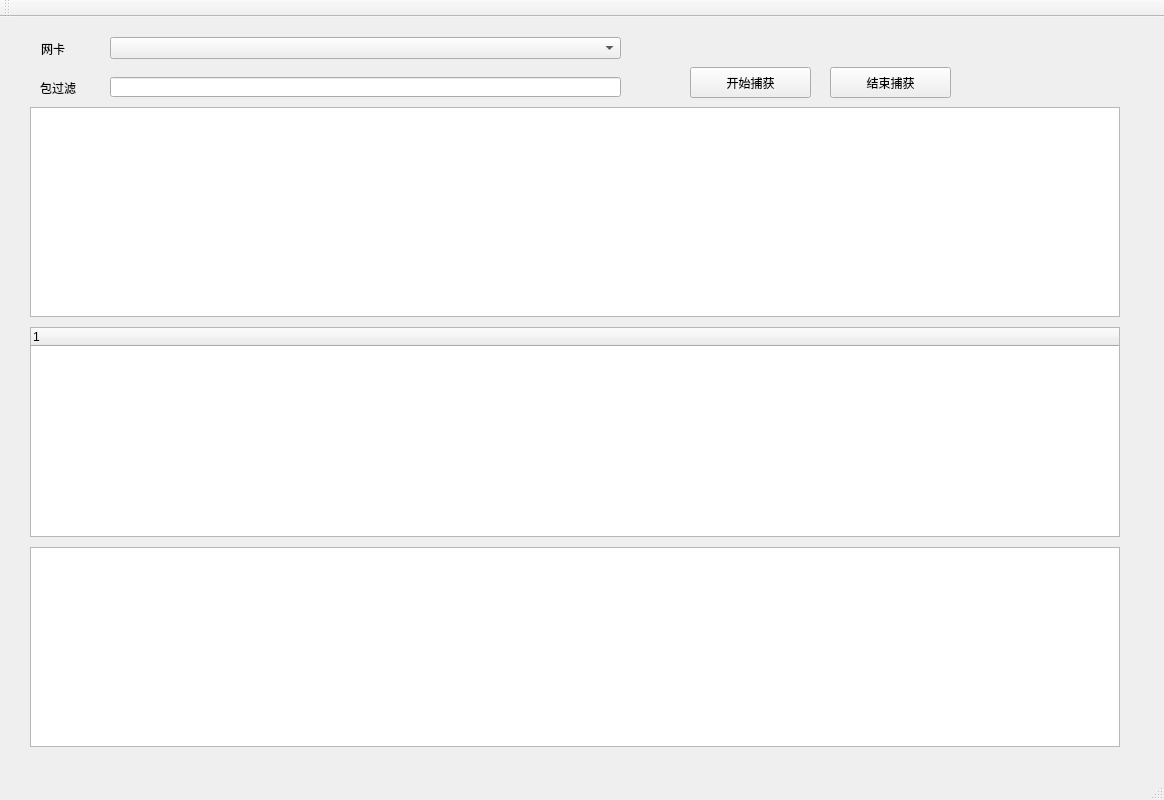
<?xml version="1.0" encoding="UTF-8"?>
<ui version="4.0">
 <class>MainWindow</class>
 <widget class="QMainWindow" name="MainWindow">
  <property name="geometry">
   <rect>
    <x>0</x>
    <y>0</y>
    <width>1164</width>
    <height>800</height>
   </rect>
  </property>
  <property name="windowTitle">
   <string>MainWindow</string>
  </property>
  <widget class="QWidget" name="centralWidget">
   <widget class="QTableWidget" name="showWidget">
    <property name="geometry">
     <rect>
      <x>30</x>
      <y>90</y>
      <width>1090</width>
      <height>210</height>
     </rect>
    </property>
   </widget>
   <widget class="QLabel" name="label">
    <property name="geometry">
     <rect>
      <x>41</x>
      <y>21</y>
      <width>61</width>
      <height>21</height>
     </rect>
    </property>
    <property name="text">
     <string>网卡</string>
    </property>
   </widget>
   <widget class="QComboBox" name="netDevsCombo">
    <property name="geometry">
     <rect>
      <x>110</x>
      <y>20</y>
      <width>511</width>
      <height>22</height>
     </rect>
    </property>
   </widget>
   <widget class="QLabel" name="label_2">
    <property name="geometry">
     <rect>
      <x>40</x>
      <y>60</y>
      <width>51</width>
      <height>21</height>
     </rect>
    </property>
    <property name="text">
     <string>包过滤</string>
    </property>
   </widget>
   <widget class="QPushButton" name="startBtn">
    <property name="geometry">
     <rect>
      <x>690</x>
      <y>50</y>
      <width>121</width>
      <height>31</height>
     </rect>
    </property>
    <property name="text">
     <string>开始捕获</string>
    </property>
   </widget>
   <widget class="QPushButton" name="finishBtn">
    <property name="geometry">
     <rect>
      <x>830</x>
      <y>50</y>
      <width>121</width>
      <height>31</height>
     </rect>
    </property>
    <property name="text">
     <string>结束捕获</string>
    </property>
   </widget>
   <widget class="QLabel" name="label_3">
    <property name="geometry">
     <rect>
      <x>360</x>
      <y>600</y>
      <width>131</width>
      <height>21</height>
     </rect>
    </property>
    <property name="text">
     <string>数据包统计</string>
    </property>
   </widget>
   <widget class="QWidget" name="layoutWidget">
    <property name="geometry">
     <rect>
      <x>240</x>
      <y>660</y>
      <width>171</width>
      <height>27</height>
     </rect>
    </property>
    <layout class="QHBoxLayout" name="horizontalLayout_2">
     <item>
      <widget class="QLabel" name="label_5">
       <property name="text">
        <string>UDP包    </string>
       </property>
      </widget>
     </item>
     <item>
      <widget class="QLineEdit" name="udpEdit">
       <property name="readOnly">
        <bool>true</bool>
       </property>
      </widget>
     </item>
    </layout>
   </widget>
   <widget class="QWidget" name="layoutWidget">
    <property name="geometry">
     <rect>
      <x>140</x>
      <y>700</y>
      <width>171</width>
      <height>27</height>
     </rect>
    </property>
    <layout class="QHBoxLayout" name="horizontalLayout_3">
     <item>
      <widget class="QLabel" name="label_6">
       <property name="text">
        <string>ICMP包   </string>
       </property>
      </widget>
     </item>
     <item>
      <widget class="QLineEdit" name="icmpEdit">
       <property name="readOnly">
        <bool>true</bool>
       </property>
      </widget>
     </item>
    </layout>
   </widget>
   <widget class="QWidget" name="layoutWidget">
    <property name="geometry">
     <rect>
      <x>440</x>
      <y>660</y>
      <width>171</width>
      <height>27</height>
     </rect>
    </property>
    <layout class="QHBoxLayout" name="horizontalLayout_4">
     <item>
      <widget class="QLabel" name="label_8">
       <property name="text">
        <string>HTTP包   </string>
       </property>
      </widget>
     </item>
     <item>
      <widget class="QLineEdit" name="httpEdit">
       <property name="readOnly">
        <bool>true</bool>
       </property>
      </widget>
     </item>
    </layout>
   </widget>
   <widget class="QWidget" name="layoutWidget">
    <property name="geometry">
     <rect>
      <x>630</x>
      <y>660</y>
      <width>171</width>
      <height>27</height>
     </rect>
    </property>
    <layout class="QHBoxLayout" name="horizontalLayout_5">
     <item>
      <widget class="QLabel" name="label_9">
       <property name="text">
        <string>ARP包    </string>
       </property>
      </widget>
     </item>
     <item>
      <widget class="QLineEdit" name="arpEdit">
       <property name="readOnly">
        <bool>true</bool>
       </property>
      </widget>
     </item>
    </layout>
   </widget>
   <widget class="QWidget" name="layoutWidget">
    <property name="geometry">
     <rect>
      <x>360</x>
      <y>700</y>
      <width>171</width>
      <height>27</height>
     </rect>
    </property>
    <layout class="QHBoxLayout" name="horizontalLayout_8">
     <item>
      <widget class="QLabel" name="label_7">
       <property name="text">
        <string>IPV4包   </string>
       </property>
      </widget>
     </item>
     <item>
      <widget class="QLineEdit" name="ipv4Edit">
       <property name="readOnly">
        <bool>true</bool>
       </property>
      </widget>
     </item>
    </layout>
   </widget>
   <widget class="QWidget" name="layoutWidget">
    <property name="geometry">
     <rect>
      <x>840</x>
      <y>660</y>
      <width>171</width>
      <height>27</height>
     </rect>
    </property>
    <layout class="QHBoxLayout" name="horizontalLayout_9">
     <item>
      <widget class="QLabel" name="label_11">
       <property name="text">
        <string>其他     </string>
       </property>
      </widget>
     </item>
     <item>
      <widget class="QLineEdit" name="otherEdit">
       <property name="readOnly">
        <bool>true</bool>
       </property>
      </widget>
     </item>
    </layout>
   </widget>
   <widget class="QWidget" name="layoutWidget">
    <property name="geometry">
     <rect>
      <x>850</x>
      <y>700</y>
      <width>171</width>
      <height>27</height>
     </rect>
    </property>
    <layout class="QHBoxLayout" name="horizontalLayout_10">
     <item>
      <widget class="QLabel" name="label_14">
       <property name="text">
        <string>合计     </string>
       </property>
      </widget>
     </item>
     <item>
      <widget class="QLineEdit" name="totalEdit">
       <property name="readOnly">
        <bool>true</bool>
       </property>
      </widget>
     </item>
    </layout>
   </widget>
   <widget class="QWidget" name="layoutWidget">
    <property name="geometry">
     <rect>
      <x>50</x>
      <y>660</y>
      <width>171</width>
      <height>27</height>
     </rect>
    </property>
    <layout class="QHBoxLayout" name="horizontalLayout">
     <item>
      <widget class="QLabel" name="label_4">
       <property name="text">
        <string>TCP包    </string>
       </property>
      </widget>
     </item>
     <item>
      <widget class="QLineEdit" name="tcpEdit">
       <property name="readOnly">
        <bool>true</bool>
       </property>
      </widget>
     </item>
    </layout>
   </widget>
   <widget class="QTreeWidget" name="protoWidget">
    <property name="geometry">
     <rect>
      <x>30</x>
      <y>310</y>
      <width>1090</width>
      <height>210</height>
     </rect>
    </property>
    <column>
     <property name="text">
      <string notr="true">1</string>
     </property>
    </column>
   </widget>
   <widget class="QTextEdit" name="textEdit">
    <property name="geometry">
     <rect>
      <x>30</x>
      <y>530</y>
      <width>1090</width>
      <height>200</height>
     </rect>
    </property>
   </widget>
   <widget class="QLineEdit" name="filterLineEdit">
    <property name="geometry">
     <rect>
      <x>110</x>
      <y>60</y>
      <width>511</width>
      <height>20</height>
     </rect>
    </property>
   </widget>
   <zorder>showWidget</zorder>
   <zorder>label</zorder>
   <zorder>netDevsCombo</zorder>
   <zorder>label_2</zorder>
   <zorder>startBtn</zorder>
   <zorder>finishBtn</zorder>
   <zorder>label_3</zorder>
   <zorder>layoutWidget</zorder>
   <zorder>layoutWidget</zorder>
   <zorder>layoutWidget</zorder>
   <zorder>layoutWidget</zorder>
   <zorder>layoutWidget</zorder>
   <zorder>layoutWidget</zorder>
   <zorder>layoutWidget</zorder>
   <zorder>layoutWidget</zorder>
   <zorder>protoWidget</zorder>
   <zorder>filterLineEdit</zorder>
   <zorder>textEdit</zorder>
  </widget>
  <widget class="QMenuBar" name="menuBar">
   <property name="geometry">
    <rect>
     <x>0</x>
     <y>0</y>
     <width>1164</width>
     <height>26</height>
    </rect>
   </property>
  </widget>
  <widget class="QToolBar" name="mainToolBar">
   <attribute name="toolBarArea">
    <enum>TopToolBarArea</enum>
   </attribute>
   <attribute name="toolBarBreak">
    <bool>false</bool>
   </attribute>
  </widget>
  <widget class="QStatusBar" name="statusBar"/>
 </widget>
 <layoutdefault spacing="6" margin="11"/>
 <resources/>
 <connections/>
</ui>
